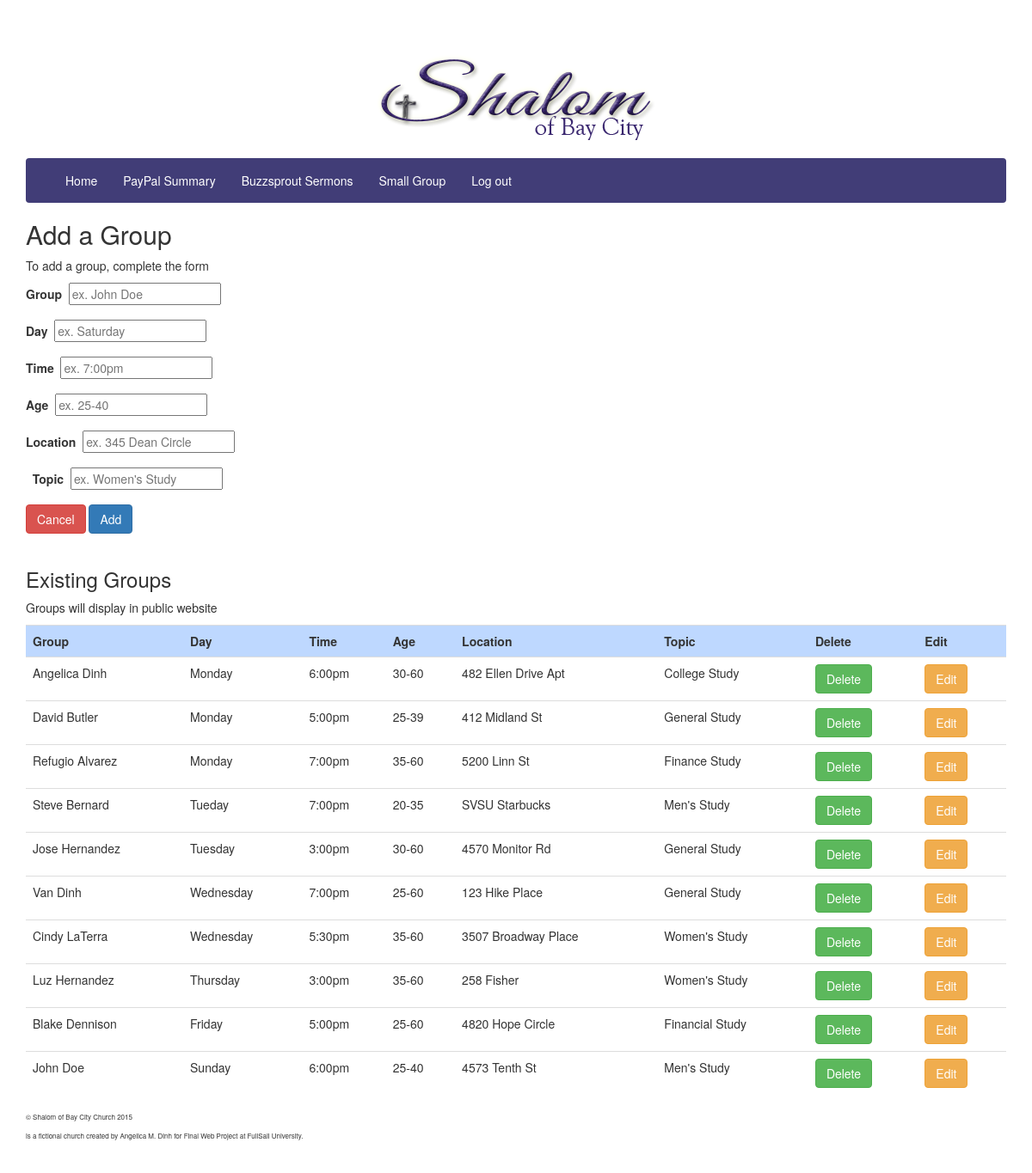
The app's page /group.php with its own data.
### tables this page shows
CREATE TABLE `smgrp` (
  `id` int(11) NOT NULL AUTO_INCREMENT,
  `groups` varchar(50) NOT NULL DEFAULT '',
  `days` varchar(20) NOT NULL DEFAULT '',
  `hrtime` text NOT NULL,
  `age` text NOT NULL,
  `location` varchar(20) NOT NULL DEFAULT '',
  `topic` varchar(100) NOT NULL DEFAULT '',
  `weekId` int(11) NOT NULL,
  `timeId` int(11) NOT NULL,
  `dayHrId` int(11) DEFAULT NULL,
  PRIMARY KEY (`id`)
);

### public/group.php (the view, shortened to what this page needs)
<?php
$mysql = 'mysql:host=localhost; dbname=shalom; port=8889';
try{
    $db = new PDO($mysql, 'root', 'root');
}catch (PDOException $e){
    $error = $e->getMessage();
}
?>
<?php include("../includes/layout/adminheader.php");?>
<?php include("../includes/layout/adminNav.php");?>
        <div class="wrapper_table">
        <h2>Add a Group</h2>
        <p>To add a group, complete the form</p>
            <form action="group.php" method="POST">
                <div class="form-group">
                   <label for="groups">Group</label>
                   <input type="text" name="groups" placeholder="ex. John Doe" required=""/>
                </div>
                <div class="form-group">
                     <label for="days">Day</label>
                      <input type="text" name="days" placeholder="ex. Saturday" required=""/>
                </div>
                <div class="form-group">
                    <label for="hrtime">Time</label>
                    <input type="text" name="hrtime" placeholder="ex. 7:00pm" required=""/>
                </div>
                <div class="form-group">
                   <label for="age">Age</label>
                   <input type="text" name="age" placeholder="ex. 25-40" required=""/>
                </div>
                <div class="form-group">
                    <label for="location">Location</label>
                    <input type="text" name="location" placeholder="ex. 345 Dean Circle" required=""/>
                </div>
                <div class="form-group">
                    <label for="topic">Topic</label>
                    <input type="text" name="topic" placeholder="ex. Women's Study" required=""/>
                </div>
                </div>
                    <input class="btn btn-danger" type="submit" id="submit" name="submit" value="Cancel" />
                    <input class="btn btn-primary" type="submit" id="submit" name="submit" value="Add" />
        </div>
        <div class="container">
        <div class="row">
            <div class="col-md-12">
            <br>
                <table class='table table-hover'>
                    <tr>
                        <th>Group</th>
                        <th>Day</th>
                        <th>Time</th>
                        <th>Age</th>
                        <th>Location</th>
                        <th>Topic</th>
                        <th>Delete</th>
                        <th>Edit</th>
                    </tr>
 <section>
    <h3>Existing Groups</h3>
    <p>Groups will display in public website</p>
<?php
$stmt = $db->prepare("SELECT * FROM smgrp ORDER BY weekId");
$stmt->execute();
$results = $stmt->fetchAll(PDO::FETCH_ASSOC);
foreach ($results as $row){
    echo "<tr><td>" . $row['groups'] . "</td>";
    echo "<td>" . $row['days'] . "</td>";
    echo "<td>" . $row['hrtime'] . "</td>";
    echo "<td>" . $row['age'] . "</td>";
    echo "<td>" . $row['location'] . "</td>";
    echo "<td>" . $row['topic'] . "</td>";
    echo '<td><a href="grpdelete.php?id=' .$row['id']. '"><button id="delete" class="btn btn-success">Delete</button></a></td>';
    echo '<td><a href="grpupdate.php?id=' .$row['id']. '"><button id="edit" class="btn btn-warning">Edit</button></a></td>';
}
?>
                </table>
            </div>
        </div>
    </div>
<?php include("../includes/layout/adminfooter.php");?>
</body>
</html>

### public/css/style.css (style rules this page uses)
body { font-family: "Baskerville", sans-serif; font-size: 14px; color: #474745; }
.container { margin-right: 154px; margin-left: 154px; }
table { width:100%; }
th { background-color: #bed8ff; margin: 2px; }
body { padding-top: 40px; padding-bottom: 40px; background-color: #eee; }
body { padding-bottom: 40px; color: #5a5a5a; }

### records on screen
smgrp: groups "Angelica Dinh", days "Monday", hrtime "6:00pm", age "30-60", location "482 Ellen Drive Apt", topic "College Study"
smgrp: groups "David Butler", days "Monday", hrtime "5:00pm", age "25-39", location "412 Midland St", topic "General Study"
smgrp: groups "Refugio Alvarez", days "Monday", hrtime "7:00pm", age "35-60", location "5200 Linn St", topic "Finance Study"
smgrp: groups "Steve Bernard", days "Tueday", hrtime "7:00pm", age "20-35", location "SVSU Starbucks", topic "Men's Study"
smgrp: groups "Jose Hernandez", days "Tuesday", hrtime "3:00pm", age "30-60", location "4570 Monitor Rd", topic "General Study"
smgrp: groups "Van Dinh", days "Wednesday", hrtime "7:00pm", age "25-60", location "123 Hike Place", topic "General Study"
smgrp: groups "Cindy LaTerra", days "Wednesday", hrtime "5:30pm", age "35-60", location "3507 Broadway Place", topic "Women's Study"
smgrp: groups "Luz Hernandez", days "Thursday", hrtime "3:00pm", age "35-60", location "258 Fisher", topic "Women's Study"
smgrp: groups "Blake Dennison", days "Friday", hrtime "5:00pm", age "25-60", location "4820 Hope Circle", topic "Financial Study"
smgrp: groups "John Doe", days "Sunday", hrtime "6:00pm", age "25-40", location "4573 Tenth St", topic "Men's Study"
